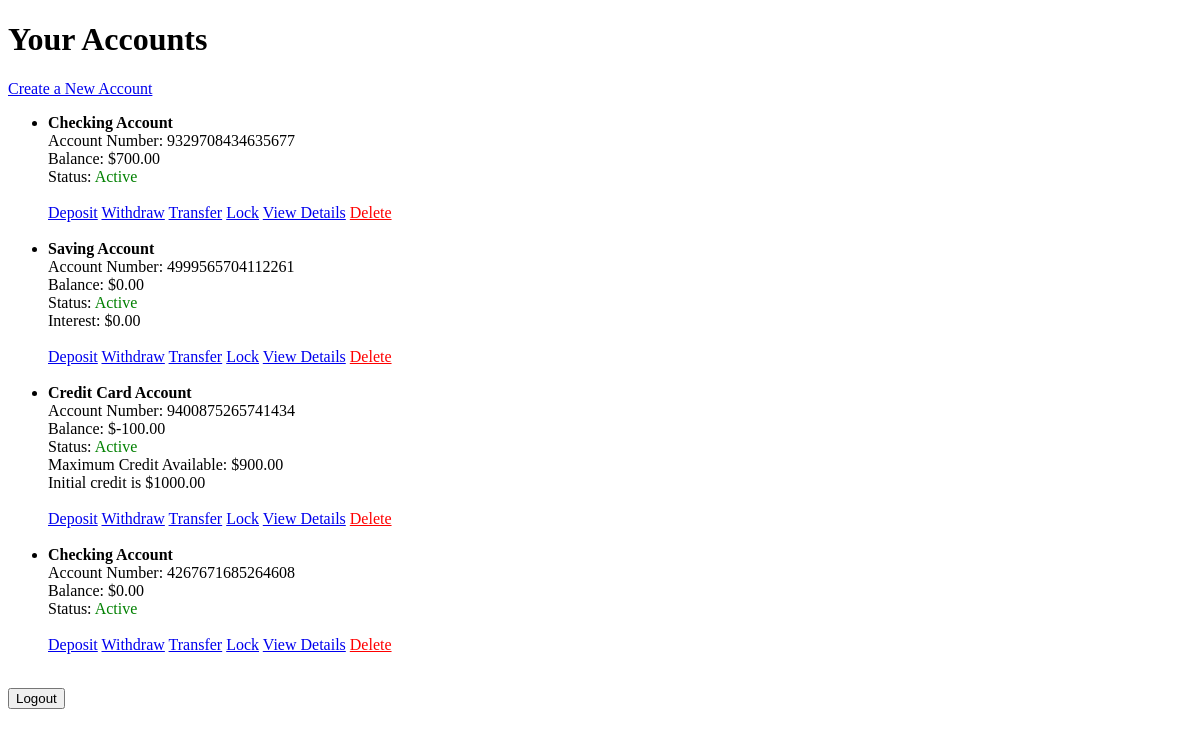
The app's page /accounts/accounts/ (signed in), older data.
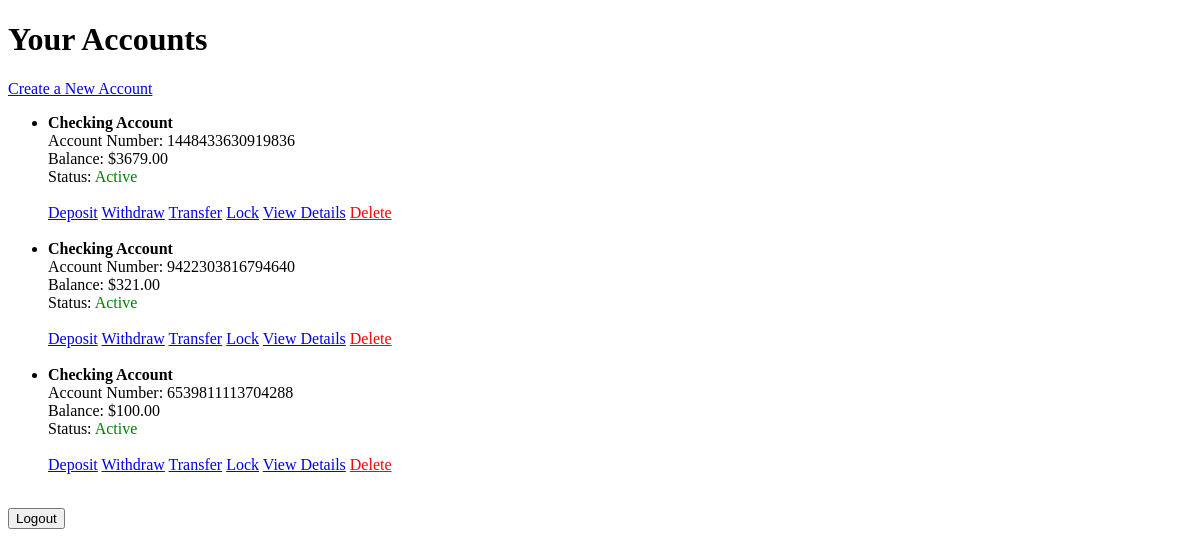
The same page, newer data.
### accounts/models.py (models this page shows, shortened)
class Account(models.Model):
    ACCOUNT_TYPE = [
        ('Checking', 'Checking'),
        ('Saving', 'Saving'),
        ('Credit Card', 'Credit Card'),
    ]
    user = models.ForeignKey(
        settings.AUTH_USER_MODEL,
        on_delete=models.CASCADE,
        related_name="accounts",
        verbose_name="User",
    )
    account_type = models.CharField(
        max_length=20,
        choices=ACCOUNT_TYPE,
        verbose_name="Account Type",
    )
    account_number = models.CharField(
        max_length=16,
        unique=True,
        editable=False,
        verbose_name="Account Number"
    )
    account_password = models.CharField(
        max_length=128,
        verbose_name="Account Password",
        help_text="Password for this account. It is separate from your login password.",
    )
    balance = models.DecimalField(
        max_digits=10,
        decimal_places=2,
        default=0.00,
        verbose_name="Balance",
    )
    created_at = models.DateTimeField(
        auto_now_add=True,
        verbose_name="Created At",
    )
    is_locked = models.BooleanField(default=False)
    class Meta:
        verbose_name = "Account"

### accounts/views.py (the view, shortened to what this page needs)
# urls.py: path('accounts/', views.account_list_view, name='account_list'),
@login_required
def account_list_view(request):
    accounts = request.user.accounts.all()  # get accounts for current user
    for account in accounts:
        if account.account_type == 'Saving':
            account.interest = account.balance/100
        if account.account_type == 'Credit Card':
            account.max_credit_available = 1000 + account.balance
    return render(request, 'accounts/account_list.html', {'accounts': accounts})

### templates/accounts/account_list.html (shortened to what this page needs)
<!DOCTYPE html>
<html>
<head>
</head>
<body>
    <h1>Your Accounts</h1>
    <a href="{% url 'create_account' %}">Create a New Account</a>
    <ul>
        {% for account in accounts %}
            <li>
                <strong>{{ account.account_type }} Account</strong><br>
                Account Number: {{ account.account_number }}<br>
                Balance: ${{ account.balance }}<br>
                Status:
                {% if account.is_locked %}
                    <span style="color: red;">Locked</span>
                {% else %}
                    <span style="color: green;">Active</span>
                {% endif %}<br>
                {% if not account.is_locked %}
                    {% if account.account_type == 'Saving' %}
                        Interest: ${{ account.interest }}<br>
                    {% endif %}
                    {% if account.account_type == 'Credit Card' %}
                        Maximum Credit Available: ${{ account.max_credit_available }}<br>
                        Initial credit is $1000.00<br>
                    {% endif %}<br>
                    <a href="{% url 'deposit' account.id %}">Deposit</a>
                    <a href="{% url 'withdraw' account.id %}">Withdraw</a>
                    <a href="{% url 'transfer' account.id %}">Transfer</a>
                {% endif %}
                <a href="{% url 'account_lock' account.id %}">
                    {% if account.is_locked %}Unlock<br>{% else %}Lock{% endif %}</a>
                <a href="{% url 'account_detail' account.id %}">View Details</a>
                <a href="{% url 'delete_account' account.id %}" style="color: red;">Delete</a>
            </li><br>
        {% endfor %}
    </ul>
    <form method="post" action="{% url 'logout' %}">
        <button type="submit">Logout</button>
    </form>
</body>
</html>

Row changes from the older to the newer data that the page shows:
removed Account: account_type "Saving", account_number "4999565704112261", balance "0.00", is_locked "Active", interest "0.00"
no longer on this page (row edited): Account: account_type "Credit Card", account_number "9400875265741434", balance "-100.00", is_locked "Active", max_credit_available "900.00"
changed Account (number 1 of 3 on the later page): account_number "9329708434635677" → "1448433630919836"; balance "700.00" → "3679.00"
added Account: account_type "Checking", account_number "9422303816794640", balance "321.00", is_locked "Active"
changed Account (number 3 of 3 on the later page): account_number "4267671685264608" → "6539811113704288"; balance "0.00" → "100.00"
